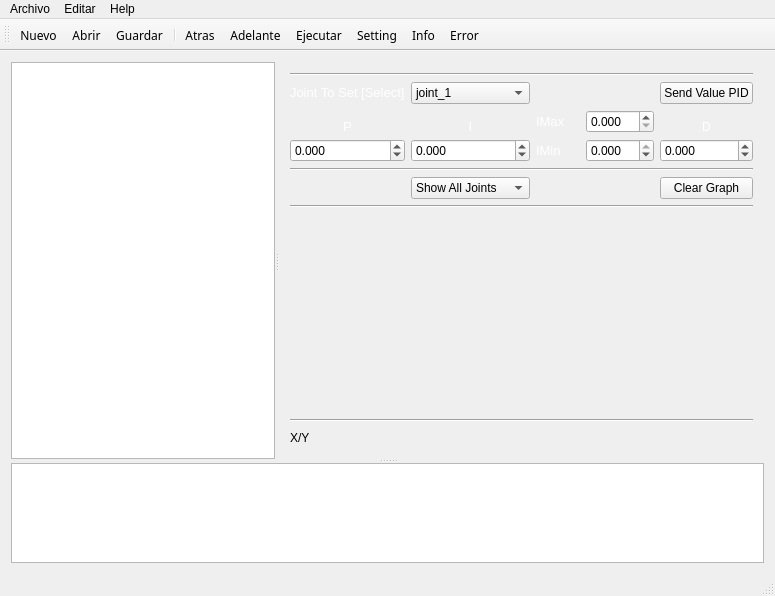
<?xml version="1.0" encoding="UTF-8"?>
<ui version="4.0">
 <class>MainWindow</class>
 <widget class="QMainWindow" name="MainWindow">
  <property name="geometry">
   <rect>
    <x>0</x>
    <y>0</y>
    <width>775</width>
    <height>596</height>
   </rect>
  </property>
  <property name="windowTitle">
   <string notr="true">Robot Script Editor</string>
  </property>
  <property name="windowIcon">
   <iconset resource="../image.qrc">
    <normaloff>:/img/UNI-Script.png</normaloff>:/img/UNI-Script.png</iconset>
  </property>
  <widget class="QWidget" name="centralWidget">
   <layout class="QGridLayout" name="gridLayout_2">
    <item row="0" column="0">
     <widget class="QSplitter" name="splitter_2">
      <property name="orientation">
       <enum>Qt::Vertical</enum>
      </property>
      <widget class="QSplitter" name="splitter">
       <property name="orientation">
        <enum>Qt::Horizontal</enum>
       </property>
       <widget class="CodeEditor" name="editor">
        <property name="sizePolicy">
         <sizepolicy hsizetype="Ignored" vsizetype="Expanding">
          <horstretch>0</horstretch>
          <verstretch>0</verstretch>
         </sizepolicy>
        </property>
        <property name="minimumSize">
         <size>
          <width>10</width>
          <height>0</height>
         </size>
        </property>
        <property name="maximumSize">
         <size>
          <width>800</width>
          <height>800</height>
         </size>
        </property>
        <property name="font">
         <font>
          <family>Serif</family>
          <pointsize>14</pointsize>
         </font>
        </property>
        <property name="frameShadow">
         <enum>QFrame::Plain</enum>
        </property>
       </widget>
       <widget class="QWidget" name="gridLayoutWidget">
        <layout class="QGridLayout" name="gridLayout">
         <item row="5" column="0" colspan="5">
          <widget class="Line" name="line">
           <property name="orientation">
            <enum>Qt::Horizontal</enum>
           </property>
          </widget>
         </item>
         <item row="3" column="4">
          <widget class="QDoubleSpinBox" name="doubleSpinBox_3">
           <property name="sizePolicy">
            <sizepolicy hsizetype="Ignored" vsizetype="Fixed">
             <horstretch>0</horstretch>
             <verstretch>0</verstretch>
            </sizepolicy>
           </property>
           <property name="decimals">
            <number>3</number>
           </property>
           <property name="minimum">
            <double>-100.000000000000000</double>
           </property>
           <property name="maximum">
            <double>100.000000000000000</double>
           </property>
           <property name="singleStep">
            <double>0.100000000000000</double>
           </property>
          </widget>
         </item>
         <item row="3" column="1">
          <widget class="QDoubleSpinBox" name="doubleSpinBox_2">
           <property name="sizePolicy">
            <sizepolicy hsizetype="Ignored" vsizetype="Fixed">
             <horstretch>0</horstretch>
             <verstretch>0</verstretch>
            </sizepolicy>
           </property>
           <property name="decimals">
            <number>3</number>
           </property>
           <property name="minimum">
            <double>-100.000000000000000</double>
           </property>
           <property name="maximum">
            <double>100.000000000000000</double>
           </property>
           <property name="singleStep">
            <double>0.100000000000000</double>
           </property>
          </widget>
         </item>
         <item row="2" column="4">
          <widget class="QLabel" name="label_3">
           <property name="sizePolicy">
            <sizepolicy hsizetype="Ignored" vsizetype="Preferred">
             <horstretch>0</horstretch>
             <verstretch>0</verstretch>
            </sizepolicy>
           </property>
           <property name="minimumSize">
            <size>
             <width>0</width>
             <height>22</height>
            </size>
           </property>
           <property name="maximumSize">
            <size>
             <width>16777215</width>
             <height>10</height>
            </size>
           </property>
           <property name="text">
            <string>&lt;html&gt;&lt;head/&gt;&lt;body&gt;&lt;p&gt;&lt;span style=&quot; font-size:9pt; color:#ffffff;&quot;&gt;D&lt;/span&gt;&lt;/p&gt;&lt;/body&gt;&lt;/html&gt;</string>
           </property>
           <property name="alignment">
            <set>Qt::AlignCenter</set>
           </property>
          </widget>
         </item>
         <item row="3" column="0">
          <widget class="QDoubleSpinBox" name="doubleSpinBox">
           <property name="sizePolicy">
            <sizepolicy hsizetype="Ignored" vsizetype="Fixed">
             <horstretch>0</horstretch>
             <verstretch>0</verstretch>
            </sizepolicy>
           </property>
           <property name="decimals">
            <number>3</number>
           </property>
           <property name="minimum">
            <double>-100.000000000000000</double>
           </property>
           <property name="maximum">
            <double>100.000000000000000</double>
           </property>
           <property name="singleStep">
            <double>0.100000000000000</double>
           </property>
          </widget>
         </item>
         <item row="2" column="1">
          <widget class="QLabel" name="label_2">
           <property name="sizePolicy">
            <sizepolicy hsizetype="Ignored" vsizetype="Preferred">
             <horstretch>0</horstretch>
             <verstretch>0</verstretch>
            </sizepolicy>
           </property>
           <property name="minimumSize">
            <size>
             <width>0</width>
             <height>22</height>
            </size>
           </property>
           <property name="maximumSize">
            <size>
             <width>16777215</width>
             <height>10</height>
            </size>
           </property>
           <property name="text">
            <string>&lt;html&gt;&lt;head/&gt;&lt;body&gt;&lt;p&gt;&lt;span style=&quot; font-size:10pt; color:#ffffff;&quot;&gt;I&lt;/span&gt;&lt;/p&gt;&lt;/body&gt;&lt;/html&gt;</string>
           </property>
           <property name="alignment">
            <set>Qt::AlignCenter</set>
           </property>
          </widget>
         </item>
         <item row="2" column="0">
          <widget class="QLabel" name="label">
           <property name="sizePolicy">
            <sizepolicy hsizetype="Ignored" vsizetype="Preferred">
             <horstretch>0</horstretch>
             <verstretch>0</verstretch>
            </sizepolicy>
           </property>
           <property name="minimumSize">
            <size>
             <width>0</width>
             <height>22</height>
            </size>
           </property>
           <property name="maximumSize">
            <size>
             <width>16777215</width>
             <height>10</height>
            </size>
           </property>
           <property name="text">
            <string>&lt;html&gt;&lt;head/&gt;&lt;body&gt;&lt;p&gt;&lt;span style=&quot; font-size:10pt; color:#ffffff;&quot;&gt;P&lt;/span&gt;&lt;/p&gt;&lt;/body&gt;&lt;/html&gt;</string>
           </property>
           <property name="alignment">
            <set>Qt::AlignCenter</set>
           </property>
          </widget>
         </item>
         <item row="1" column="4">
          <widget class="QPushButton" name="pushButton">
           <property name="text">
            <string>Send Value PID</string>
           </property>
          </widget>
         </item>
         <item row="6" column="4">
          <widget class="QPushButton" name="pushButton_2">
           <property name="text">
            <string>Clear Graph</string>
           </property>
          </widget>
         </item>
         <item row="10" column="0" colspan="5">
          <widget class="QLabel" name="label_4">
           <property name="maximumSize">
            <size>
             <width>16777215</width>
             <height>20</height>
            </size>
           </property>
           <property name="text">
            <string>X/Y</string>
           </property>
          </widget>
         </item>
         <item row="8" column="0" colspan="5">
          <widget class="QCustomPlot" name="graph_canvas" native="true">
           <property name="sizePolicy">
            <sizepolicy hsizetype="Expanding" vsizetype="Preferred">
             <horstretch>0</horstretch>
             <verstretch>0</verstretch>
            </sizepolicy>
           </property>
           <property name="minimumSize">
            <size>
             <width>400</width>
             <height>0</height>
            </size>
           </property>
           <property name="cursor">
            <cursorShape>CrossCursor</cursorShape>
           </property>
          </widget>
         </item>
         <item row="7" column="0" colspan="5">
          <widget class="Line" name="line_2">
           <property name="orientation">
            <enum>Qt::Horizontal</enum>
           </property>
          </widget>
         </item>
         <item row="9" column="0" colspan="5">
          <widget class="Line" name="line_3">
           <property name="orientation">
            <enum>Qt::Horizontal</enum>
           </property>
          </widget>
         </item>
         <item row="6" column="1">
          <widget class="QComboBox" name="comboBox">
           <item>
            <property name="text">
             <string>Show All Joints</string>
            </property>
           </item>
           <item>
            <property name="text">
             <string>Show Joint 1</string>
            </property>
           </item>
           <item>
            <property name="text">
             <string>Show Joint 2</string>
            </property>
           </item>
           <item>
            <property name="text">
             <string>Show Joint 3</string>
            </property>
           </item>
           <item>
            <property name="text">
             <string>Show Joint 4</string>
            </property>
           </item>
           <item>
            <property name="text">
             <string>Show Joint 5</string>
            </property>
           </item>
           <item>
            <property name="text">
             <string>Show Joint 6</string>
            </property>
           </item>
           <item>
            <property name="text">
             <string>Show Only Joint</string>
            </property>
           </item>
          </widget>
         </item>
         <item row="1" column="1">
          <widget class="QComboBox" name="comboBox_2">
           <item>
            <property name="text">
             <string>joint_1</string>
            </property>
           </item>
           <item>
            <property name="text">
             <string>joint_2</string>
            </property>
           </item>
           <item>
            <property name="text">
             <string>joint_3</string>
            </property>
           </item>
           <item>
            <property name="text">
             <string>joint_4</string>
            </property>
           </item>
           <item>
            <property name="text">
             <string>joint_5</string>
            </property>
           </item>
           <item>
            <property name="text">
             <string>joint_6</string>
            </property>
           </item>
          </widget>
         </item>
         <item row="0" column="0" colspan="5">
          <widget class="Line" name="line_4">
           <property name="orientation">
            <enum>Qt::Horizontal</enum>
           </property>
          </widget>
         </item>
         <item row="1" column="0">
          <widget class="QLabel" name="label_5">
           <property name="text">
            <string>&lt;html&gt;&lt;head/&gt;&lt;body&gt;&lt;p&gt;&lt;span style=&quot; font-size:10pt; color:#ffffff;&quot;&gt;Joint To Set [Select]&lt;/span&gt;&lt;/p&gt;&lt;/body&gt;&lt;/html&gt;</string>
           </property>
          </widget>
         </item>
         <item row="2" column="3">
          <widget class="QDoubleSpinBox" name="doubleSpinBox_4">
           <property name="decimals">
            <number>3</number>
           </property>
           <property name="maximum">
            <double>50.000000000000000</double>
           </property>
          </widget>
         </item>
         <item row="3" column="3">
          <widget class="QDoubleSpinBox" name="doubleSpinBox_5">
           <property name="decimals">
            <number>3</number>
           </property>
           <property name="minimum">
            <double>-50.000000000000000</double>
           </property>
           <property name="maximum">
            <double>0.000000000000000</double>
           </property>
          </widget>
         </item>
         <item row="2" column="2">
          <widget class="QLabel" name="label_6">
           <property name="text">
            <string>&lt;html&gt;&lt;head/&gt;&lt;body&gt;&lt;p&gt;&lt;span style=&quot; font-size:10pt; color:#ffffff;&quot;&gt;IMax&lt;/span&gt;&lt;/p&gt;&lt;/body&gt;&lt;/html&gt;</string>
           </property>
          </widget>
         </item>
         <item row="3" column="2">
          <widget class="QLabel" name="label_7">
           <property name="text">
            <string>&lt;html&gt;&lt;head/&gt;&lt;body&gt;&lt;p&gt;&lt;span style=&quot; font-size:10pt; color:#ffffff;&quot;&gt;IMin&lt;/span&gt;&lt;/p&gt;&lt;/body&gt;&lt;/html&gt;</string>
           </property>
          </widget>
         </item>
        </layout>
        <zorder>doubleSpinBox_3</zorder>
        <zorder>doubleSpinBox_2</zorder>
        <zorder>label_3</zorder>
        <zorder>label_2</zorder>
        <zorder>pushButton</zorder>
        <zorder>pushButton_2</zorder>
        <zorder>graph_canvas</zorder>
        <zorder>label_4</zorder>
        <zorder>doubleSpinBox</zorder>
        <zorder>label</zorder>
        <zorder>comboBox</zorder>
        <zorder>line</zorder>
        <zorder>line_2</zorder>
        <zorder>line_3</zorder>
        <zorder>line_4</zorder>
        <zorder>comboBox_2</zorder>
        <zorder>label_5</zorder>
        <zorder>doubleSpinBox_4</zorder>
        <zorder>doubleSpinBox_5</zorder>
        <zorder>label_6</zorder>
        <zorder>label_7</zorder>
       </widget>
      </widget>
      <widget class="Console" name="outputText">
       <property name="maximumSize">
        <size>
         <width>16777215</width>
         <height>100</height>
        </size>
       </property>
      </widget>
     </widget>
    </item>
   </layout>
  </widget>
  <widget class="QMenuBar" name="menuBar">
   <property name="geometry">
    <rect>
     <x>0</x>
     <y>0</y>
     <width>775</width>
     <height>19</height>
    </rect>
   </property>
   <widget class="QMenu" name="menu">
    <property name="title">
     <string>Archivo</string>
    </property>
    <addaction name="actionNewFile"/>
    <addaction name="actionOpen"/>
    <addaction name="actionSave_File"/>
   </widget>
   <widget class="QMenu" name="menuEdit_O">
    <property name="title">
     <string>Editar</string>
    </property>
    <addaction name="actionInfoR"/>
    <addaction name="actionUndo"/>
    <addaction name="actionRedo"/>
   </widget>
   <widget class="QMenu" name="menuHelp_H">
    <property name="title">
     <string>Help</string>
    </property>
    <addaction name="actionAbout"/>
    <addaction name="actionDocument"/>
   </widget>
   <addaction name="menu"/>
   <addaction name="menuEdit_O"/>
   <addaction name="menuHelp_H"/>
  </widget>
  <widget class="QStatusBar" name="statusBar"/>
  <widget class="QToolBar" name="mainToolBar">
   <property name="font">
    <font>
     <family>Tlwg Mono</family>
    </font>
   </property>
   <property name="autoFillBackground">
    <bool>true</bool>
   </property>
   <property name="iconSize">
    <size>
     <width>18</width>
     <height>18</height>
    </size>
   </property>
   <property name="toolButtonStyle">
    <enum>Qt::ToolButtonTextUnderIcon</enum>
   </property>
   <property name="floatable">
    <bool>false</bool>
   </property>
   <attribute name="toolBarArea">
    <enum>TopToolBarArea</enum>
   </attribute>
   <attribute name="toolBarBreak">
    <bool>false</bool>
   </attribute>
   <addaction name="actionNewFile"/>
   <addaction name="actionOpen"/>
   <addaction name="actionSave_File"/>
   <addaction name="separator"/>
   <addaction name="actionUndo"/>
   <addaction name="actionRedo"/>
   <addaction name="actionRun"/>
   <addaction name="actionSetting"/>
   <addaction name="actionInfoR"/>
   <addaction name="actionError_Datos"/>
  </widget>
  <action name="actionNewFile">
   <property name="icon">
    <iconset resource="../image.qrc">
     <normaloff>:/img/new.png</normaloff>:/img/new.png</iconset>
   </property>
   <property name="text">
    <string>Nuevo</string>
   </property>
   <property name="toolTip">
    <string>Crear nuevo archivo Script LVR</string>
   </property>
   <property name="font">
    <font>
     <family>Tlwg Mono</family>
     <weight>50</weight>
     <italic>false</italic>
     <bold>false</bold>
    </font>
   </property>
   <property name="shortcut">
    <string>Ctrl+N</string>
   </property>
  </action>
  <action name="actionOpen">
   <property name="icon">
    <iconset resource="../image.qrc">
     <normaloff>:/img/open.png</normaloff>:/img/open.png</iconset>
   </property>
   <property name="text">
    <string>Abrir</string>
   </property>
   <property name="toolTip">
    <string>Abrir Archivo Script LVR</string>
   </property>
   <property name="shortcut">
    <string>Ctrl+O</string>
   </property>
  </action>
  <action name="actionInfoR">
   <property name="icon">
    <iconset resource="../image.qrc">
     <normaloff>:/img/icon_info.png</normaloff>:/img/icon_info.png</iconset>
   </property>
   <property name="text">
    <string>Info</string>
   </property>
   <property name="toolTip">
    <string>Información del Robot Cargado a ROS</string>
   </property>
   <property name="shortcut">
    <string>Ctrl+A</string>
   </property>
  </action>
  <action name="actionUndo">
   <property name="icon">
    <iconset resource="../image.qrc">
     <normaloff>:/img/revoke.png</normaloff>:/img/revoke.png</iconset>
   </property>
   <property name="text">
    <string>Atras</string>
   </property>
   <property name="shortcut">
    <string>Ctrl+Z</string>
   </property>
  </action>
  <action name="actionRedo">
   <property name="icon">
    <iconset resource="../image.qrc">
     <normaloff>:/img/recovery.png</normaloff>:/img/recovery.png</iconset>
   </property>
   <property name="text">
    <string>Adelante</string>
   </property>
   <property name="shortcut">
    <string>Ctrl+Shift+Z</string>
   </property>
  </action>
  <action name="actionAbout">
   <property name="icon">
    <iconset>
     <normaloff>:/img/learning.png</normaloff>:/img/learning.png</iconset>
   </property>
   <property name="text">
    <string>About Editor</string>
   </property>
   <property name="toolTip">
    <string>关于 HJ Editor</string>
   </property>
  </action>
  <action name="actionDocument">
   <property name="icon">
    <iconset resource="../image.qrc">
     <normaloff>:/img/information.png</normaloff>:/img/information.png</iconset>
   </property>
   <property name="text">
    <string>Documentación</string>
   </property>
   <property name="toolTip">
    <string>Ver documentación</string>
   </property>
  </action>
  <action name="actionSave_File">
   <property name="icon">
    <iconset resource="../image.qrc">
     <normaloff>:/img/floppy-disk.png</normaloff>:/img/floppy-disk.png</iconset>
   </property>
   <property name="text">
    <string>Guardar</string>
   </property>
   <property name="toolTip">
    <string>Guardar Archivo </string>
   </property>
   <property name="shortcut">
    <string>Ctrl+S</string>
   </property>
  </action>
  <action name="actionRun">
   <property name="icon">
    <iconset resource="../image.qrc">
     <normaloff>:/img/run.png</normaloff>:/img/run.png</iconset>
   </property>
   <property name="text">
    <string>Ejecutar</string>
   </property>
   <property name="toolTip">
    <string>Ejecutar Simulación</string>
   </property>
   <property name="shortcut">
    <string>Ctrl+R</string>
   </property>
  </action>
  <action name="actionSetting">
   <property name="icon">
    <iconset>
     <normaloff>:/image/Setting.png</normaloff>:/image/Setting.png</iconset>
   </property>
   <property name="text">
    <string>Setting</string>
   </property>
   <property name="toolTip">
    <string>更改编辑器的设置</string>
   </property>
   <property name="visible">
    <bool>false</bool>
   </property>
  </action>
  <action name="actionError_Datos">
   <property name="icon">
    <iconset resource="../image.qrc">
     <normaloff>:/img/error.png</normaloff>
     <activeon>:/img/error_red.png</activeon>:/img/error.png</iconset>
   </property>
   <property name="text">
    <string>Error</string>
   </property>
   <property name="toolTip">
    <string>&lt;html&gt;&lt;head/&gt;&lt;body&gt;&lt;p&gt;Este icono se activara si se ingreso un parámetro al robot fuera de su espacio de trabajo.&lt;/p&gt;&lt;p&gt;Favor Leer la Hoja de Datos del robot a controlar.&lt;/p&gt;&lt;/body&gt;&lt;/html&gt;</string>
   </property>
  </action>
 </widget>
 <layoutdefault spacing="6" margin="11"/>
 <customwidgets>
  <customwidget>
   <class>CodeEditor</class>
   <extends>QPlainTextEdit</extends>
   <header>codeeditor.h</header>
  </customwidget>
  <customwidget>
   <class>Console</class>
   <extends>QPlainTextEdit</extends>
   <header>console.h</header>
  </customwidget>
  <customwidget>
   <class>QCustomPlot</class>
   <extends>QWidget</extends>
   <header>qcustomplot.h</header>
   <container>1</container>
  </customwidget>
 </customwidgets>
 <resources>
  <include location="../image.qrc"/>
 </resources>
 <connections/>
</ui>
